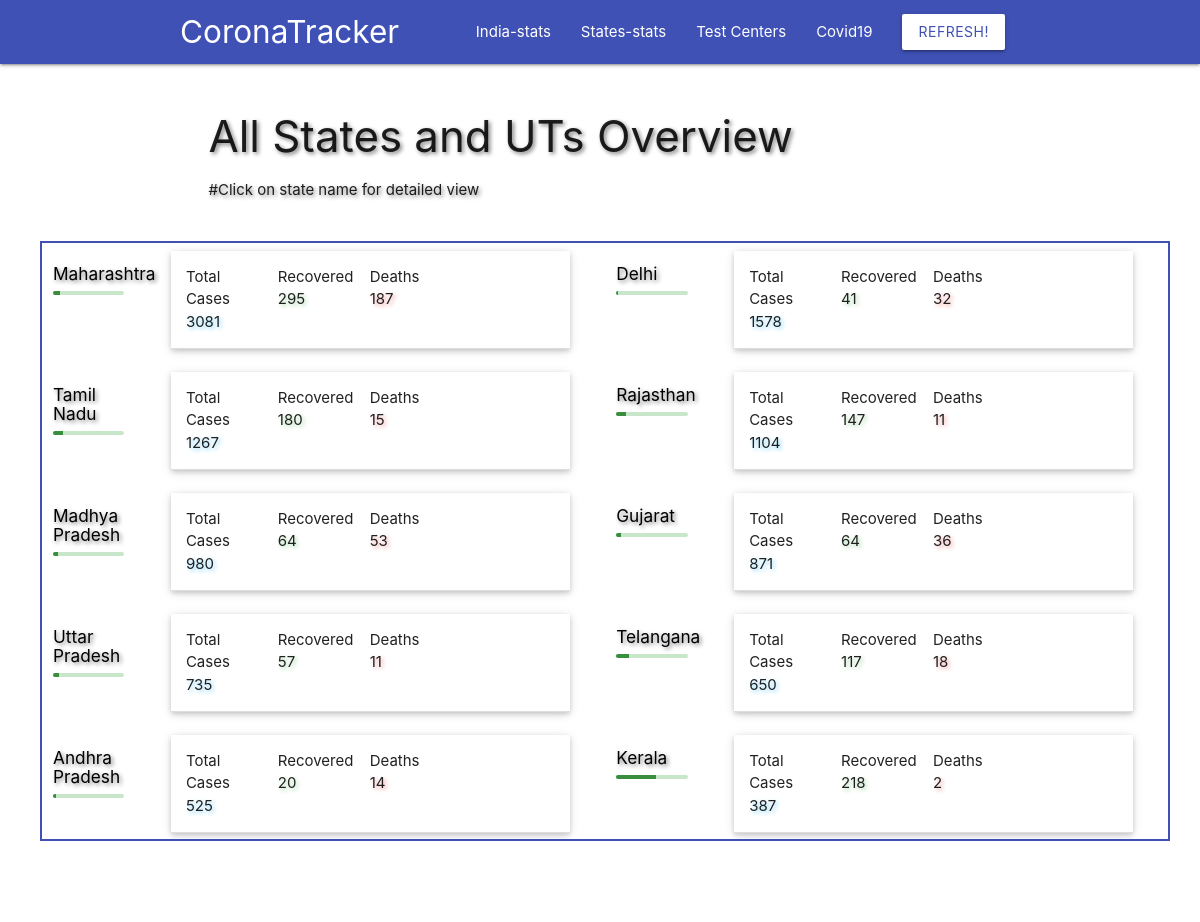
The app's page /india/state-table (upper part), older data.
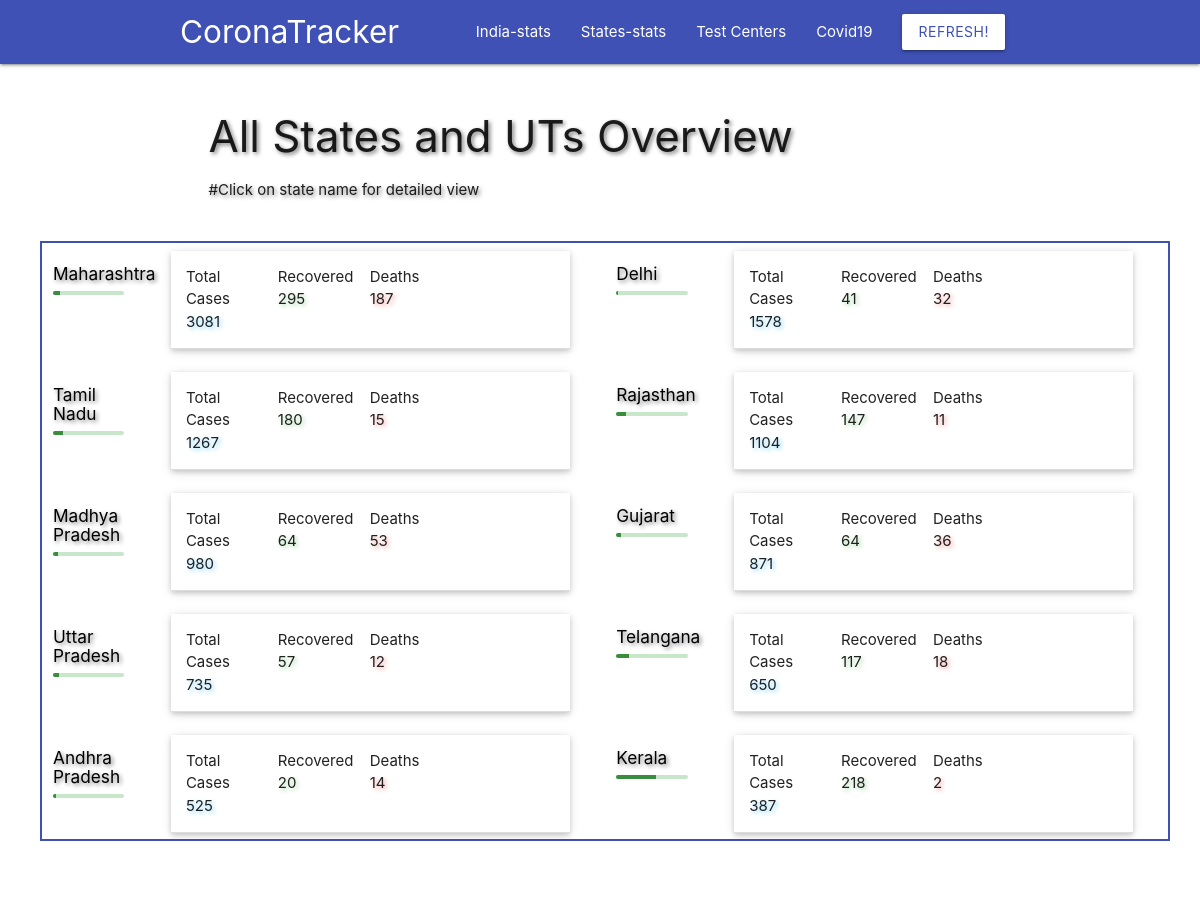
The same page, newer data.
### indiaRecords/models.py (models this page shows, shortened)
class State(models.Model):
    name = models.CharField(max_length=100, unique=True)
    statecode = models.CharField(max_length=10,unique=True)
    confirmed = models.IntegerField(default=0)
    deaths = models.IntegerField(default=0)
    recovered = models.IntegerField(default=0)
    active = models.IntegerField(default=0)
    deltaconfirmed= models.IntegerField(default=0)
    deltadeaths= models.IntegerField(default=0)
    deltarecovered= models.IntegerField(default=0)
    latitude = models.DecimalField(max_digits=5, decimal_places=2, default=0)
    longitude = models.DecimalField(max_digits=5, decimal_places=2, default=0)
    lastupdatetime = models.CharField(max_length=100)

### indiaRecords/views.py (the view, shortened to what this page needs)
# urls.py: path('india/state-table', iv.StateTable.as_view(),name='states_table'),
class StateTable(View):
    mytemplate = 'states_table.html'
    unsupported = 'Unsupported operation'
    def get(self, request):
        states = State.objects.all().filter(confirmed__gte=1).order_by('-confirmed')
        statedata = {}
        for sta in states:
            distr = District.objects.all().filter(state=sta).order_by('-confirmed')
            statedata.update({sta:distr})
        context = {
            'statedata':statedata,
        }
        return render(request,self.mytemplate,context)

### indiaRecords/templates/states_table.html (shortened to what this page needs)
{% extends 'base.html' %}
{% load mathfilters %}
{% load static %}
{% block content %}
<div class="custom">
  <div class="container padding_down shadow">
    <h3> All States and UTs Overview </h3>
    #Click on state name for detailed view
  </div>
  <div class="container cuswidth scroll">
  <div class="row">
    {% for state,districts in statedata.items %}
    <div class="col s2 m1 l1 cusrow">
      <div class="shadow text-center">
        <a class="black-text" href="{% url 'state_status' state.statecode %}">
            <h6>{{ state.name }}</h6>
        </a>
          <div class="progress green lighten-4">
              <div class="determinate green darken-2" style="width: {{ state.recovered|div:state.confirmed|mul:100|floatformat:2 }}%"></div>
          </div>
      </div>
    </div>
    <div class="col s10 m5 l5">
      <ul class="collapsible popout">
        <li>
          <div class="collapsible-header">
            <div class="row padding_zero">
              <div class="col s4 m4 l4  padding_zero">
                Total Cases
                <div class="shadowblue">
                  {{ state.confirmed }}
                </div>
              </div>
              <div class="col s4 m4 l4 padding_zero">
                Recovered
                <div class="shadowgreen">
                  {{ state.recovered }}
                </div>
              </div>
              <div class="col s4 m4 l4 padding_zero">
                Deaths
                <div class="shadowred">
                  {{ state.deaths }}
                </div>
              </div>
            </div>
          </div>
        </li>
      </ul>
    </div>
    {% endfor %}
    </div>
  </div>
</div>
{% endblock %}

Row changes from the older to the newer data that the page shows:
changed State "Uttar Pradesh": deaths "11" → "12"
